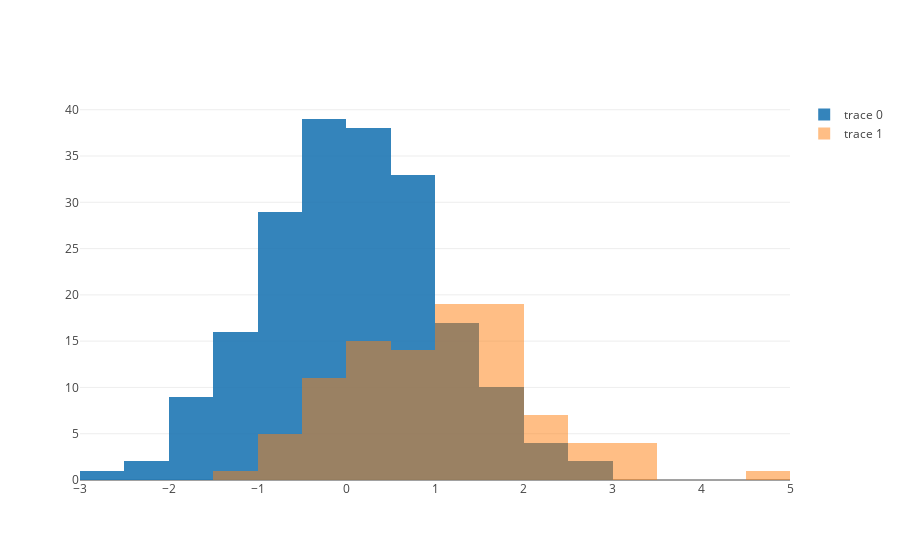

The cell this chart's notebook holds for it:
### Code cell
fig = dict(data=data, 
          layout = layout)

offline.iplot(fig)
